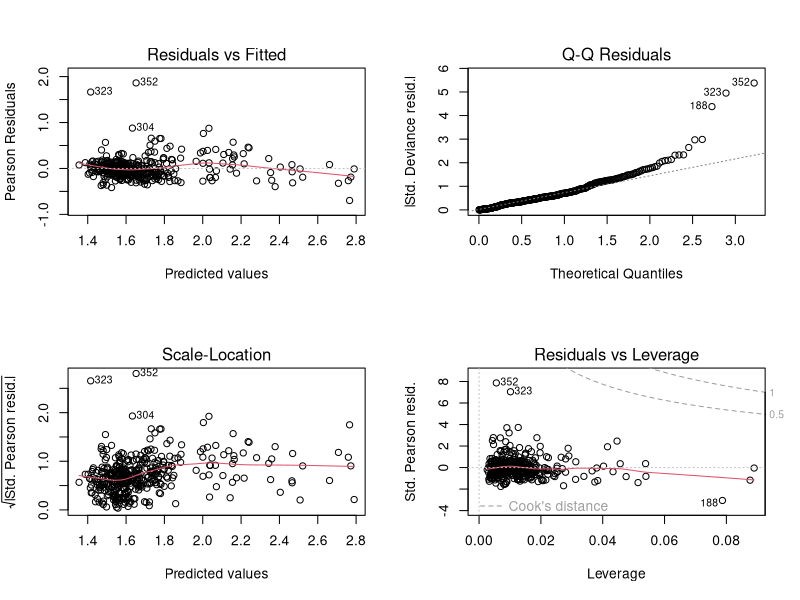
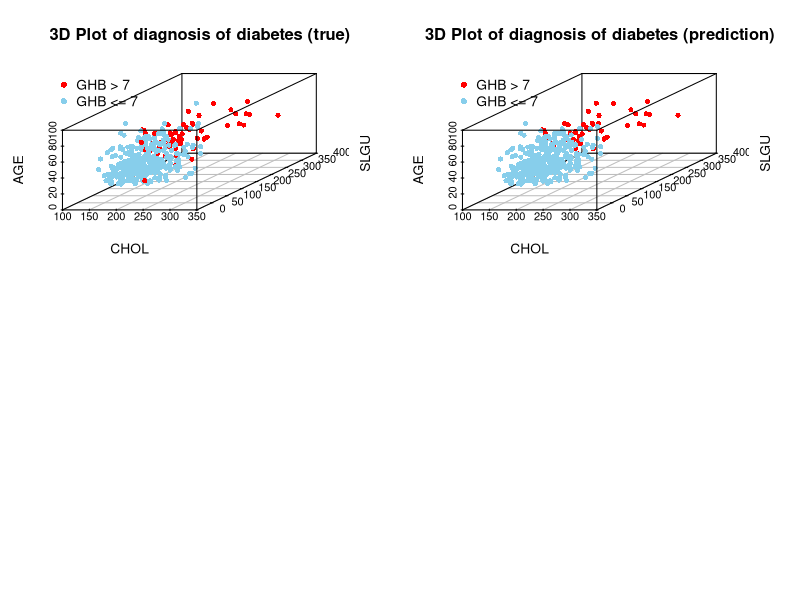

The R source for these figures, in order:
#################################################################
# GAMMA - GLM
#################################################################
library(dplyr)
library(caret)

set.seed(123)

data <- read.csv("Data/data_encoded.csv", header = TRUE)
data <- data %>% select(-{'X'})

i <- createDataPartition(data$GHB, p = 0.8, list = FALSE)
# to check performance of GLM
train <- data[i, ]
test <- data[-i, ]
link_fun <-"log"

#################################################################
# Full data GLM performance
#################################################################
glmFull <- glm(GHB ~ .,data = data, family = Gamma(link = link_fun))
pred <- predict(glmFull, newdata = test, type = "response")

# Decision based on 
mse <- mean((pred - test$GHB)^2)
AIC_value <- AIC(glmFull)
BIC_value <- BIC(glmFull)

#################################################################
# 1. Coefficient Magnitude
#################################################################

coefficients <- coef(glmFull)
coefficients <- coefficients[-1] # exclude the intercept 
top5_magnitude <- names(head(sort(abs(coefficients), decreasing = TRUE), 5))
top5_magnitude <- c(top5_magnitude, "GHB")
train_coef <- train[top5_magnitude]
test_coef <- test[top5_magnitude]

glmCoef <-  glm(GHB ~ .,data = train_coef, family = Gamma(link = link_fun))
predCoef <- predict(glmCoef, newdata = test_coef, type = "response")
mseCoef <- mean((predCoef - test_coef$GHB)^2)
AIC_value_coef <- AIC(glmCoef)
BIC_value_coef <- BIC(glmCoef)

#################################################################
# 2. P-values
#################################################################

p_values <- summary(glmFull)$coefficients[, 4]
p_values <- p_values[-1]
top5_p_values <- names(head(sort(p_values), 5))
top5_p_values <- c(top5_p_values, "GHB")
train_p_values <- train[top5_p_values]
test_p_values <- test[top5_p_values]

glmPvalue <-  glm(GHB ~ .,data = train_p_values, family = Gamma(link = link_fun))
predPvalue <- predict(glmPvalue, newdata = test_p_values, type = "response")
# Results:
msePvalue <- mean((predPvalue - test_p_values$GHB)^2)
AIC_value_Pvalue <- AIC(glmPvalue)
BIC_value_Pvalue <- BIC(glmPvalue)

#################################################################
# 3. Confidence Intervals
#################################################################

conf_intervals <- confint(glmFull)
lower_limits <- conf_intervals[, 1]
upper_limits <- conf_intervals[, 2]
lower_limits <- lower_limits[-1]
upper_limits <- upper_limits[-1]

significant_variables <- names(which(lower_limits * upper_limits > 0))
significant_variables <- c(significant_variables, "GHB")
train_significant <- train[significant_variables]
test_significant <- test[significant_variables]

glmConf <-  glm(GHB ~ .,data = train_significant, family = Gamma(link = link_fun))
predConf <- predict(glmConf, newdata = test_significant, type = "response")
# Results:
mseConf <- mean((predConf - test_significant$GHB)^2)
AIC_value_Conf <- AIC(glmConf)
BIC_value_Conf <- BIC(glmConf)

#################################################################
# 4. Deviance & Chi-squared tests
#################################################################

chi2_test_results <- anova(glmFull, test = "Chi")
deviance_chi_sq <- data.frame(
  Variable = rownames(chi2_test_results),
  Deviance = chi2_test_results[, "Deviance"]
)
top5_deviance <- deviance_chi_sq[-1, ] %>% arrange(Deviance) %>% head(5) 
top5_deviance <- c(top5_deviance$Variable, "GHB")
train_chi2 <- train[top5_deviance]
test_chi2 <- test[top5_deviance]

glm_chi2 <- glm(GHB ~ ., data = train_chi2, family = Gamma(link = link_fun))
pred_chi2 <- predict(glm_chi2, newdata = test_chi2, type = "response")
# Results:
mse_chi2 <- mean((pred_chi2 - test_chi2$GHB)^2)
AIC_chi2 <- AIC(glm_chi2)
BIC_chi2 <- BIC(glm_chi2)

#################################################################
# EDA based
#################################################################

eda_col <- c("CHOL", "SGLU", "AGE", "W", "GHB")
train_eda <- train[eda_col]
test_eda <- test[eda_col]

glm_reduce <- glm(GHB ~ CHOL + SGLU + AGE + W, data = train_eda, family = Gamma(link = link_fun))
pred_eda <- predict(glm_reduce, newdata = test_eda, type = "response")
# Results:
mse_eda <- mean((pred_eda - test_eda$GHB)^2)
AIC_eda <- AIC(glm_reduce)
BIC_eda <- BIC(glm_reduce)

#############################################################################################
#############################################################################################

# Create a data frame to store the results
results_df <- data.frame(
  Importance_Method = c("Full Model", "Coefficient Magnitude", "P-values", "Confidence Intervals", "Deviance/Chi-squared", "EDA"),
  MSE = numeric(6),
  AIC = numeric(6),
  BIC = numeric(6)
)

# Full Model results
results_df[1, "MSE"] <- mse
results_df[1, "AIC"] <- AIC_value
results_df[1, "BIC"] <- BIC_value

# Coefficient Magnitude results
results_df[2, "MSE"] <- mseCoef
results_df[2, "AIC"] <- AIC_value_coef
results_df[2, "BIC"] <- BIC_value_coef

# P-values results
results_df[3, "MSE"] <- msePvalue
results_df[3, "AIC"] <- AIC_value_Pvalue
results_df[3, "BIC"] <- BIC_value_Pvalue

# Confidence Intervals results
results_df[4, "MSE"] <- mseConf
results_df[4, "AIC"] <- AIC_value_Conf
results_df[4, "BIC"] <- BIC_value_Conf

# Deviance/Chi-squared results
results_df[5, "MSE"] <- mse_chi2
results_df[5, "AIC"] <- AIC_chi2
results_df[5, "BIC"] <- BIC_chi2

# EDA
results_df[6, "MSE"] <- mse_eda
results_df[6, "AIC"] <- AIC_eda
results_df[6, "BIC"] <- BIC_eda

# Print the results data frame
print(results_df)

# Define which model you want to use in next steps
data_new <- data[eda_col]
model <- glm(GHB ~ CHOL + SGLU + AGE + W, data = data_new, family = Gamma(link = link_fun))

summary(model)

par(mfrow = c(2, 2))
plot(model, which = 1)  # Residuals vs. Fitted values
plot(model, which = 2)  # Normal Q-Q plot of residuals
plot(model, which = 3)  # Scale-Location plot
plot(model, which = 5)  # Cook's distance plot

cooksd <- cooks.distance(model)
influential_observations <- which(cooksd > 0.05)
influential_rows <- data[influential_observations, ]
print(influential_rows)

#################################
# Distribution check
#################################

gamma_values <- model$fitted.values
df_gamma <- data.frame(x = gamma_values)

# Create a data frame for data$GHB
df_data <- data.frame(x = data_new$GHB)

# Plot histogram with data_new$GHB overlay
gghistplot <- ggplot() +
  geom_density(data = df_gamma, aes(x = x, y = stat(density), fill = "Fitted model distribution"), alpha = 0.7) +
  geom_histogram(data = df_data, aes(x = x, y = stat(density), fill = "Data histogram"), alpha = 0.7, binwidth = 0.5) +
  labs(title = "", x = "GHB", y = "Relative frequency") +
  scale_fill_manual(values = c("Fitted model distribution" = "cadetblue", "Data histogram" = "darkorange"), guide = guide_legend(title = "")) +
  theme(legend.position = "bottom") 



##################################
# Saving final data
##################################

write.csv(data_new, "Data/data_final.csv", row.names = TRUE)


##################################
# Interpretation
##################################

# scale
inter_data <- data_new
Y <- inter_data$GHB
inter_data <- as.data.frame(scale(inter_data))
inter_data$GHB <- Y
summary(inter_data)

model_stand <- glm(GHB ~ CHOL + SGLU + AGE + W, data = inter_data, family = Gamma(link = link_fun))
print(model_stand$coefficients)


# Create 3D scatter plot
library(scatterplot3d)

# true
data_new$color <- ifelse(data_new$GHB > 7, "red", "skyblue")
scatterplot3d(
  data_new$CHOL, data_new$SGLU, data_new$AGE,
  color = data_new$color,
  main = "3D Plot of diagnosis of diabetes (true)",
  pch = 16,
  xlab = "CHOL",
  ylab = "SLGU",
  zlab = "AGE"
)
legend("topleft", legend = c("GHB > 7", "GHB <= 7"), col = c("red", "skyblue"), pch = 16, bty = "n")

# pred
newGHB <- predict(model, newdata = data_new, type = "response")
data_new$GHB <- newGHB
data_new$color1 <- ifelse(data_new$GHB > 7, "red", "skyblue")
# Create 3D scatter plot
scatterplot3d(
  data_new$CHOL, data_new$SGLU, data_new$AGE,
  color = data_new$color1,
  main = "3D Plot of diagnosis of diabetes (prediction)",
  pch = 16,
  xlab = "CHOL",
  ylab = "SLGU",
  zlab = "AGE"
)
legend("topleft", legend = c("GHB > 7", "GHB <= 7"), col = c("red", "skyblue"), pch = 16, bty = "n")
